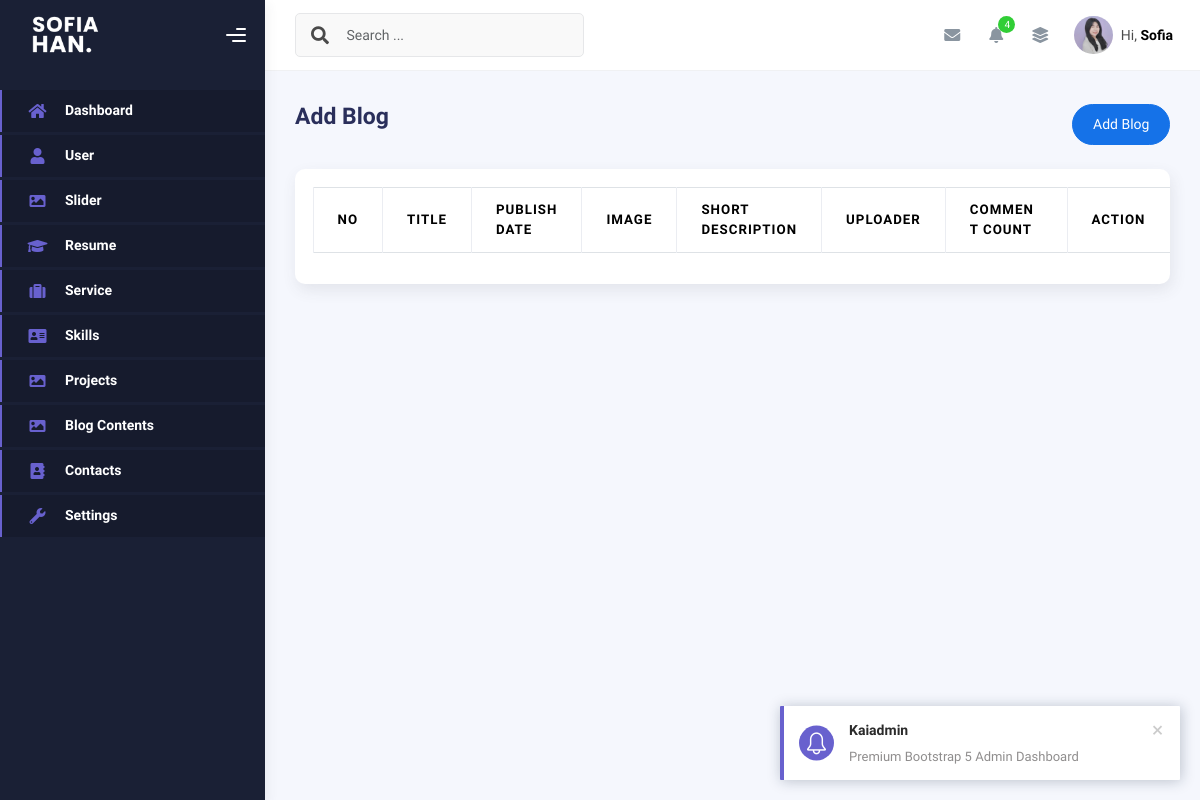
Before: /admin/blog-contents.php with the older database file.
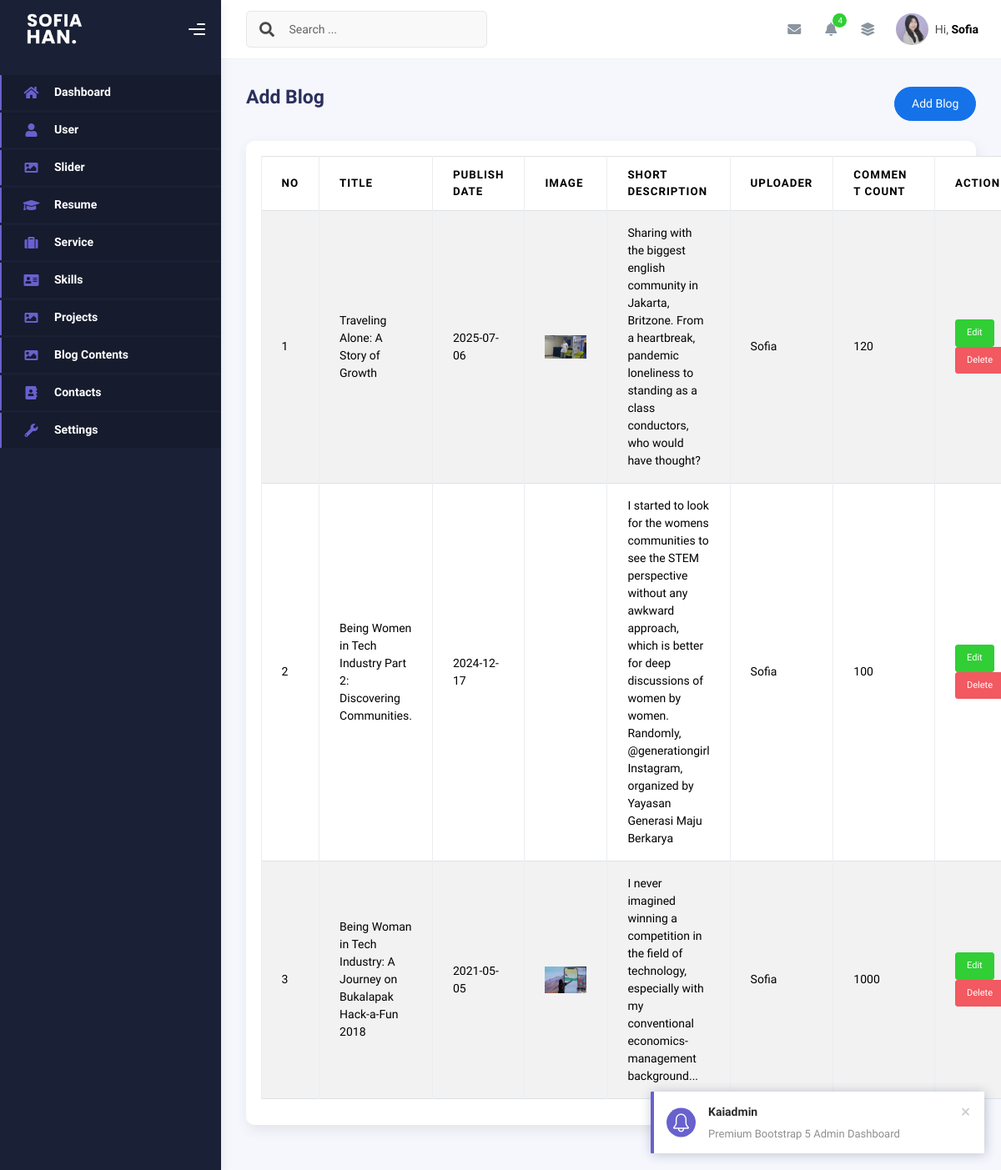
After: the same page with the newer database file.
### tables this page shows
CREATE TABLE `blog_content` (
  `id` int(11) NOT NULL,
  `date` date NOT NULL,
  `title` varchar(100) NOT NULL,
  `image` varchar(50) NOT NULL,
  `short_description` varchar(255) DEFAULT NULL,
  `uploader` varchar(50) NOT NULL,
  `url_blog` varchar(100) NOT NULL,
  `comment_count` int(100) NOT NULL,
  `created_at` timestamp NOT NULL DEFAULT current_timestamp(),
  `updated_at` timestamp NULL DEFAULT NULL ON UPDATE current_timestamp()
);

### admin/blog-contents.php (the view, shortened to what this page needs)
<?php
include "config/koneksi.php";
$query = mysqli_query($conn, "SELECT * FROM `blog_content` ORDER BY id DESC");
$rows = mysqli_fetch_all($query, MYSQLI_ASSOC);
?>
<!DOCTYPE html>
<html lang="en">
<head>
    <?php
    include "inc/css.php";
    ?>
</head>
<body>
    <div class="wrapper">
        <?php
        include "inc/sidebar.php";
        ?>
        <div class="main-panel">
            <div class="main-header">
                <?php
                include "inc/navbar.php";
                ?>
            </div>
            <div class="container">
                <div class="page-inner">
                    <div class="d-flex align-items-left align-items-md-center flex-column flex-md-row pt-2 pb-4">
                        <div>
                            <h3 class="fw-bold mb-3">Add Blog</h3>
                        </div>
                        <div class="ms-md-auto py-2 py-md-0">
                            <a href="create-blog.php" class="btn btn-primary btn-round">Add Blog</a>
                        </div>
                    </div>
                    <div class="row">
                        <div class="col-sm-6 col-md-12">
                            <div class="card">
                                <div class="card-body">
                                    <table class="table table-bordered table-striped">
                                        <thead>
                                            <tr>
                                                <th>No</th>
                                                <th>Title</th>
                                                <th>Publish Date</th>
                                                <th>Image</th>
                                                <th>Short Description</th>
                                                <th>Uploader</th>
                                                <th>Comment Count</th>
                                                <th>Action</th>
                                            </tr>
                                        </thead>
                                        <?php foreach ($rows as $index => $row): ?>
                                            <tr>
                                                <td><?php echo $index += 1 ?></td>
                                                <td><?php echo $row['title'] ?></td>
                                                <td><?php echo $row['date'] ?></td>
                                                <td> <img src="assets/img/<?php echo $row['image'] ?>" width="50" alt="">
                                                <td><?php echo $row['short_description'] ?></td>
                                                <td><?php echo $row['uploader'] ?></td>
                                                <td><?php echo $row['comment_count'] ?></td>
                                                <td>
                                                    <a class="btn btn-success btn-sm"
                                                        href="create-blog.php?edit=<?php echo $row['id'] ?>">Edit</a>
                                                    <a onclick="return confirm('Are you sure wanna delete this data?')"
                                                        class=" btn btn-danger btn-sm"
                                                        href="blog-contents.php?delete=<?php echo $row['id'] ?>">Delete</a>
                                                </td>
                                            </tr>
                                        <?php endforeach ?>
                                    </table>
                                </div>
                            </div>
                        </div>
                    </div>
                </div>
            </div>
</body>
</html>

### admin/inc/css.php (shortened to what this page needs)
<link rel="stylesheet" href="assets/kaiadmin-lite-1.2.0/assets/css/bootstrap.min.css" />
<link rel="stylesheet" href="assets/kaiadmin-lite-1.2.0/assets/css/plugins.min.css" />
<link rel="stylesheet" href="assets/kaiadmin-lite-1.2.0/assets/css/kaiadmin.min.css" />
<link rel="stylesheet" href="assets/kaiadmin-lite-1.2.0/assets/css/demo.css" />

### admin/inc/sidebar.php (shortened to what this page needs)
<div class="sidebar" data-background-color="dark">
    <div class="sidebar-logo">
        <div class="logo-header" data-background-color="dark">
            <a href="dashboard.php" class="logo">
                <img src="assets/kaiadmin-lite-1.2.0/assets/img/logo_white.png" alt="navbar brand"
                    class="navbar-brand" height="80" />
            </a>
            <div class="nav-toggle">
                <button class="btn btn-toggle toggle-sidebar">
                    <i class="gg-menu-right"></i>
                </button>
            </div>
        </div>
    </div>
    <div class="sidebar-wrapper scrollbar scrollbar-inner">
        <div class="sidebar-content">
            <ul class="nav nav-secondary">
                <li class="nav-item active">
                    <a href="dashboard.php" aria-expanded="false">
                        <i class="fas fa-home"></i>
                        <p>Dashboard</p>
                    </a>
                </li>
                <li class="nav-item active">
                    <a href="app.php?page=user" aria-expanded="false">
                        <i class="fas fa-user"></i>
                        <p>User</p>
                    </a>
                </li>
                <li class="nav-item active">
                    <a href="sliders.php" aria-expanded="false">
                        <i class="fas fa-image"></i>
                        <p>Slider</p>
                    </a>
                </li>
                <li class="nav-item active">
                    <a href="resume.php" aria-expanded="false">
                        <i class="fas fa-graduation-cap"></i>
                        <p>Resume</p>
                    </a>
                </li>
                <li class="nav-item active">
                    <a href="service.php" aria-expanded="false">
                        <i class="fas fa-suitcase"></i>
                        <p>Service</p>
                    </a>
                </li>
                <li class="nav-item active">
                    <a href="skills.php" aria-expanded="false">
                        <i class="fas fa-address-card"></i>
                        <p>Skills</p>
                    </a>
                </li>
                <li class="nav-item active">
                    <a href="projects.php" aria-expanded="false">
                        <i class="fas fa-image"></i>
                        <p>Projects</p>
                    </a>
                </li>
                <li class="nav-item active">
                    <a href="blog-contents.php" aria-expanded="false">
                        <i class="fas fa-image"></i>
                        <p>Blog Contents</p>
                    </a>
                </li>
                <li class="nav-item active">
                    <a href="contacts.php" aria-expanded="false">
                        <i class="fas fa-address-book"></i>
                        <p>Contacts</p>
                    </a>
                </li>
                <li class="nav-item active">
                    <a href="settings.php" aria-expanded="false">
                        <i class="fas fa-wrench"></i>
                        <p>Settings</p>
                    </a>
                </li>
            </ul>
        </div>
    </div>
</div>

### admin/inc/navbar.php (shortened to what this page needs)
<nav class="navbar navbar-header navbar-header-transparent navbar-expand-lg border-bottom">
    <div class="container-fluid">
        <nav class="navbar navbar-header-left navbar-expand-lg navbar-form nav-search p-0 d-none d-lg-flex">
            <div class="input-group">
                <div class="input-group-prepend">
                    <button type="submit" class="btn btn-search pe-1">
                        <i class="fa fa-search search-icon"></i>
                    </button>
                </div>
                <input type="text" placeholder="Search ..." class="form-control" />
            </div>
        </nav>
        <ul class="navbar-nav topbar-nav ms-md-auto align-items-center">
            <li class="nav-item topbar-icon dropdown hidden-caret">
                <a class="nav-link dropdown-toggle" href="#" id="messageDropdown" role="button"
                    data-bs-toggle="dropdown" aria-haspopup="true" aria-expanded="false">
                    <i class="fa fa-envelope"></i>
                </a>
            </li>
            <li class="nav-item topbar-icon dropdown hidden-caret">
                <a class="nav-link dropdown-toggle" href="#" id="notifDropdown" role="button" data-bs-toggle="dropdown"
                    aria-haspopup="true" aria-expanded="false">
                    <i class="fa fa-bell"></i>
                    <span class="notification">4</span>
                </a>
            </li>
            <li class="nav-item topbar-icon dropdown hidden-caret">
                <a class="nav-link" data-bs-toggle="dropdown" href="#" aria-expanded="false">
                    <i class="fas fa-layer-group"></i>
                </a>
            </li>
            <li class="nav-item topbar-user dropdown hidden-caret">
                <a class="dropdown-toggle profile-pic" data-bs-toggle="dropdown" href="#" aria-expanded="false">
                    <div class="avatar-sm">
                        <img src="assets/kaiadmin-lite-1.2.0/assets/img/profile_sofiecoffe.jpeg" alt="..."
                            class="avatar-img rounded-circle" />
                    </div>
                    <span class="profile-username">
                        <span class="op-7">Hi,</span>
                        <span class="fw-bold">Sofia</span>
                    </span>
                </a>
            </li>
        </ul>
    </div>
</nav>

Changed rows visible on the page:
added blog_content: index "1", title "Traveling Alone: A Story of Growth", date "2025-07-06", image (picture), short_description "Sharing with the biggest english community in Jakarta, Britzone. From a heartbreak, pandemic loneliness to standing as a class conductors, who would have thought?", uploader "Sofia", comment_count "120"
added blog_content: index "2", title "Being Women in Tech Industry Part 2: Discovering Communities.", date "2024-12-17", short_description "I started to look for the womens communities to see the STEM perspective without any awkward approach, which is better for deep discussions of women by women. Randomly, @generationgirl Instagram, organized by Yayasan Generasi Maju Berkarya", uploader "Sofia", comment_count "100"
added blog_content: index "3", title "Being Woman in Tech Industry: A Journey on Bukalapak Hack-a-Fun 2018", date "2021-05-05", image (picture), short_description "I never imagined winning a competition in the field of technology, especially with my conventional economics-management background...", uploader "Sofia", comment_count "1000"
